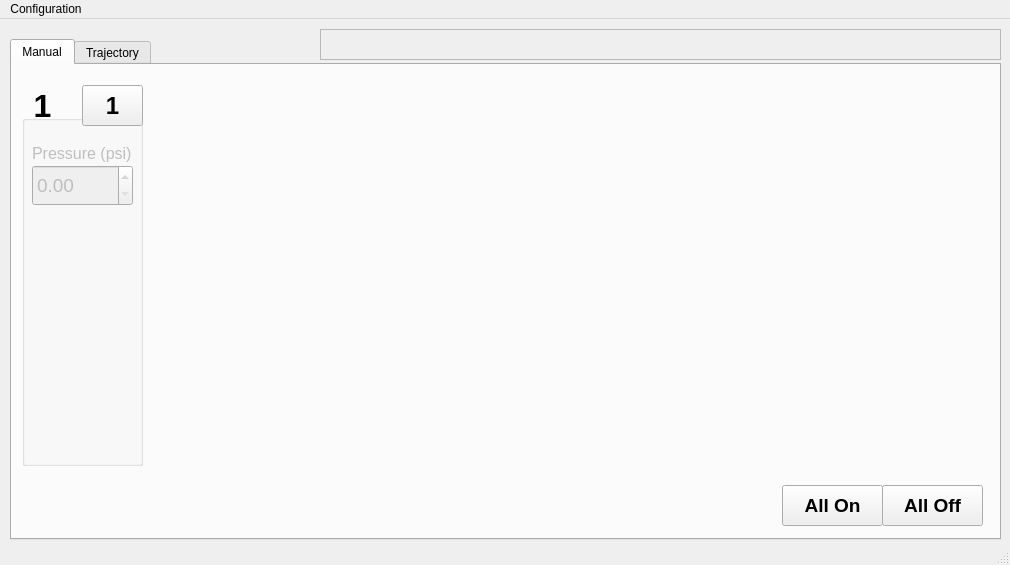
<?xml version="1.0" encoding="UTF-8"?>
<ui version="4.0">
 <class>MainWindow</class>
 <widget class="QMainWindow" name="MainWindow">
  <property name="geometry">
   <rect>
    <x>0</x>
    <y>0</y>
    <width>1010</width>
    <height>565</height>
   </rect>
  </property>
  <property name="windowTitle">
   <string>MainWindow</string>
  </property>
  <property name="toolButtonStyle">
   <enum>Qt::ToolButtonTextBesideIcon</enum>
  </property>
  <property name="documentMode">
   <bool>false</bool>
  </property>
  <property name="tabShape">
   <enum>QTabWidget::Rounded</enum>
  </property>
  <property name="unifiedTitleAndToolBarOnMac">
   <bool>false</bool>
  </property>
  <widget class="QWidget" name="centralwidget">
   <widget class="QTabWidget" name="tabWidget">
    <property name="geometry">
     <rect>
      <x>10</x>
      <y>20</y>
      <width>991</width>
      <height>501</height>
     </rect>
    </property>
    <property name="currentIndex">
     <number>0</number>
    </property>
    <widget class="QWidget" name="ManualControl">
     <attribute name="title">
      <string>Manual</string>
     </attribute>
     <widget class="QToolButton" name="allOn">
      <property name="enabled">
       <bool>true</bool>
      </property>
      <property name="geometry">
       <rect>
        <x>770</x>
        <y>420</y>
        <width>101</width>
        <height>41</height>
       </rect>
      </property>
      <property name="font">
       <font>
        <pointsize>14</pointsize>
        <weight>75</weight>
        <bold>true</bold>
       </font>
      </property>
      <property name="text">
       <string>All On</string>
      </property>
      <property name="icon">
       <iconset theme="system-shutdown">
        <normaloff>.</normaloff>.</iconset>
      </property>
      <property name="iconSize">
       <size>
        <width>16</width>
        <height>16</height>
       </size>
      </property>
      <property name="checkable">
       <bool>false</bool>
      </property>
      <property name="toolButtonStyle">
       <enum>Qt::ToolButtonTextBesideIcon</enum>
      </property>
     </widget>
     <widget class="QToolButton" name="allOff">
      <property name="enabled">
       <bool>true</bool>
      </property>
      <property name="geometry">
       <rect>
        <x>870</x>
        <y>420</y>
        <width>101</width>
        <height>41</height>
       </rect>
      </property>
      <property name="font">
       <font>
        <pointsize>14</pointsize>
        <weight>75</weight>
        <bold>true</bold>
       </font>
      </property>
      <property name="text">
       <string>All Off</string>
      </property>
      <property name="icon">
       <iconset theme="system-shutdown">
        <normaloff>.</normaloff>.</iconset>
      </property>
      <property name="iconSize">
       <size>
        <width>16</width>
        <height>16</height>
       </size>
      </property>
      <property name="checkable">
       <bool>false</bool>
      </property>
      <property name="toolButtonStyle">
       <enum>Qt::ToolButtonTextBesideIcon</enum>
      </property>
     </widget>
     <widget class="QGroupBox" name="group1">
      <property name="enabled">
       <bool>false</bool>
      </property>
      <property name="geometry">
       <rect>
        <x>10</x>
        <y>50</y>
        <width>121</width>
        <height>351</height>
       </rect>
      </property>
      <property name="title">
       <string notr="true"/>
      </property>
      <property name="checkable">
       <bool>false</bool>
      </property>
      <widget class="QDoubleSpinBox" name="pressureDisplay1">
       <property name="geometry">
        <rect>
         <x>10</x>
         <y>50</y>
         <width>101</width>
         <height>41</height>
        </rect>
       </property>
       <property name="font">
        <font>
         <pointsize>14</pointsize>
        </font>
       </property>
      </widget>
      <widget class="QLabel" name="pressureLabel1">
       <property name="geometry">
        <rect>
         <x>10</x>
         <y>30</y>
         <width>101</width>
         <height>17</height>
        </rect>
       </property>
       <property name="font">
        <font>
         <pointsize>12</pointsize>
        </font>
       </property>
       <property name="text">
        <string>Pressure (psi)</string>
       </property>
      </widget>
      <widget class="QwtSlider" name="pressureSlider1">
       <property name="geometry">
        <rect>
         <x>20</x>
         <y>100</y>
         <width>71</width>
         <height>241</height>
        </rect>
       </property>
       <property name="font">
        <font>
         <pointsize>12</pointsize>
        </font>
       </property>
      </widget>
     </widget>
     <widget class="QToolButton" name="chanOnOff1">
      <property name="enabled">
       <bool>true</bool>
      </property>
      <property name="geometry">
       <rect>
        <x>70</x>
        <y>20</y>
        <width>61</width>
        <height>41</height>
       </rect>
      </property>
      <property name="font">
       <font>
        <pointsize>18</pointsize>
        <weight>75</weight>
        <bold>true</bold>
       </font>
      </property>
      <property name="layoutDirection">
       <enum>Qt::LeftToRight</enum>
      </property>
      <property name="text">
       <string>1</string>
      </property>
      <property name="icon">
       <iconset theme="system-shutdown">
        <normaloff>.</normaloff>.</iconset>
      </property>
      <property name="iconSize">
       <size>
        <width>16</width>
        <height>16</height>
       </size>
      </property>
      <property name="checkable">
       <bool>true</bool>
      </property>
      <property name="popupMode">
       <enum>QToolButton::DelayedPopup</enum>
      </property>
      <property name="toolButtonStyle">
       <enum>Qt::ToolButtonIconOnly</enum>
      </property>
      <property name="autoRaise">
       <bool>false</bool>
      </property>
     </widget>
     <widget class="QLabel" name="chanLabel1">
      <property name="geometry">
       <rect>
        <x>10</x>
        <y>20</y>
        <width>41</width>
        <height>41</height>
       </rect>
      </property>
      <property name="font">
       <font>
        <pointsize>24</pointsize>
        <weight>75</weight>
        <bold>true</bold>
       </font>
      </property>
      <property name="text">
       <string>1</string>
      </property>
      <property name="alignment">
       <set>Qt::AlignCenter</set>
      </property>
     </widget>
    </widget>
    <widget class="QWidget" name="TrajControl">
     <attribute name="title">
      <string>Trajectory</string>
     </attribute>
     <widget class="QwtPlot" name="trajPlot">
      <property name="geometry">
       <rect>
        <x>170</x>
        <y>50</y>
        <width>801</width>
        <height>351</height>
       </rect>
      </property>
      <property name="font">
       <font>
        <pointsize>12</pointsize>
       </font>
      </property>
      <property name="frameShape">
       <enum>QFrame::NoFrame</enum>
      </property>
      <property name="lineWidth">
       <number>2</number>
      </property>
      <property name="canvasBackground">
       <brush brushstyle="SolidPattern">
        <color alpha="255">
         <red>255</red>
         <green>255</green>
         <blue>255</blue>
        </color>
       </brush>
      </property>
      <property name="autoReplot">
       <bool>true</bool>
      </property>
     </widget>
     <widget class="QToolButton" name="stopTraj">
      <property name="geometry">
       <rect>
        <x>10</x>
        <y>360</y>
        <width>131</width>
        <height>61</height>
       </rect>
      </property>
      <property name="font">
       <font>
        <pointsize>14</pointsize>
        <weight>75</weight>
        <bold>true</bold>
       </font>
      </property>
      <property name="styleSheet">
       <string notr="true">color: rgb(164, 0, 0);</string>
      </property>
      <property name="text">
       <string>Stop</string>
      </property>
      <property name="icon">
       <iconset theme="media-playback-stop">
        <normaloff>.</normaloff>.</iconset>
      </property>
      <property name="iconSize">
       <size>
        <width>64</width>
        <height>64</height>
       </size>
      </property>
      <property name="toolButtonStyle">
       <enum>Qt::ToolButtonTextBesideIcon</enum>
      </property>
     </widget>
     <widget class="QToolButton" name="runTraj">
      <property name="geometry">
       <rect>
        <x>10</x>
        <y>300</y>
        <width>131</width>
        <height>61</height>
       </rect>
      </property>
      <property name="font">
       <font>
        <pointsize>14</pointsize>
        <weight>75</weight>
        <bold>true</bold>
       </font>
      </property>
      <property name="styleSheet">
       <string notr="true">color: rgb(78, 154, 6);</string>
      </property>
      <property name="text">
       <string>Start</string>
      </property>
      <property name="icon">
       <iconset theme="media-playback-start">
        <normaloff>.</normaloff>.</iconset>
      </property>
      <property name="iconSize">
       <size>
        <width>64</width>
        <height>64</height>
       </size>
      </property>
      <property name="toolButtonStyle">
       <enum>Qt::ToolButtonTextBesideIcon</enum>
      </property>
      <property name="autoRaise">
       <bool>false</bool>
      </property>
      <property name="arrowType">
       <enum>Qt::NoArrow</enum>
      </property>
     </widget>
     <widget class="QToolButton" name="loadTraj">
      <property name="enabled">
       <bool>true</bool>
      </property>
      <property name="geometry">
       <rect>
        <x>10</x>
        <y>10</y>
        <width>131</width>
        <height>61</height>
       </rect>
      </property>
      <property name="font">
       <font>
        <pointsize>14</pointsize>
        <weight>75</weight>
        <bold>true</bold>
       </font>
      </property>
      <property name="text">
       <string>Load</string>
      </property>
      <property name="icon">
       <iconset theme="document-open">
        <normaloff>.</normaloff>.</iconset>
      </property>
      <property name="iconSize">
       <size>
        <width>64</width>
        <height>64</height>
       </size>
      </property>
      <property name="toolButtonStyle">
       <enum>Qt::ToolButtonTextBesideIcon</enum>
      </property>
     </widget>
     <widget class="QLabel" name="label">
      <property name="geometry">
       <rect>
        <x>440</x>
        <y>400</y>
        <width>321</width>
        <height>20</height>
       </rect>
      </property>
      <property name="text">
       <string>Time (s)</string>
      </property>
      <property name="alignment">
       <set>Qt::AlignCenter</set>
      </property>
     </widget>
     <widget class="QProgressBar" name="trajProgressBar">
      <property name="geometry">
       <rect>
        <x>220</x>
        <y>440</y>
        <width>751</width>
        <height>23</height>
       </rect>
      </property>
      <property name="value">
       <number>24</number>
      </property>
      <property name="textVisible">
       <bool>true</bool>
      </property>
      <property name="invertedAppearance">
       <bool>false</bool>
      </property>
     </widget>
     <widget class="QCheckBox" name="saveData">
      <property name="geometry">
       <rect>
        <x>10</x>
        <y>440</y>
        <width>131</width>
        <height>23</height>
       </rect>
      </property>
      <property name="font">
       <font>
        <pointsize>14</pointsize>
       </font>
      </property>
      <property name="text">
       <string>Save Data</string>
      </property>
      <property name="icon">
       <iconset theme="document-save"/>
      </property>
      <property name="checked">
       <bool>true</bool>
      </property>
     </widget>
     <widget class="QPlainTextEdit" name="trajNameDisplay">
      <property name="enabled">
       <bool>false</bool>
      </property>
      <property name="geometry">
       <rect>
        <x>150</x>
        <y>10</y>
        <width>821</width>
        <height>31</height>
       </rect>
      </property>
     </widget>
    </widget>
   </widget>
   <widget class="QPlainTextEdit" name="configNameDisplay">
    <property name="enabled">
     <bool>false</bool>
    </property>
    <property name="geometry">
     <rect>
      <x>320</x>
      <y>10</y>
      <width>681</width>
      <height>31</height>
     </rect>
    </property>
   </widget>
  </widget>
  <widget class="QMenuBar" name="menubar">
   <property name="geometry">
    <rect>
     <x>0</x>
     <y>0</y>
     <width>1010</width>
     <height>22</height>
    </rect>
   </property>
   <widget class="QMenu" name="menuMain_Window">
    <property name="title">
     <string>Configuration</string>
    </property>
    <addaction name="actionSave"/>
    <addaction name="actionLoad_Configuration"/>
   </widget>
   <addaction name="menuMain_Window"/>
  </widget>
  <widget class="QStatusBar" name="statusbar"/>
  <action name="actionLoad_Configuration">
   <property name="icon">
    <iconset theme="document-open">
     <normaloff>.</normaloff>.</iconset>
   </property>
   <property name="text">
    <string>Load Config</string>
   </property>
  </action>
  <action name="actionSave">
   <property name="icon">
    <iconset theme="document-new">
     <normaloff>.</normaloff>.</iconset>
   </property>
   <property name="text">
    <string>Build Config</string>
   </property>
  </action>
  <action name="actionLoad_Trajectory">
   <property name="icon">
    <iconset theme="document-open">
     <normaloff>.</normaloff>.</iconset>
   </property>
   <property name="text">
    <string>Load Traj</string>
   </property>
  </action>
 </widget>
 <customwidgets>
  <customwidget>
   <class>QwtPlot</class>
   <extends>QFrame</extends>
   <header>qwt_plot.h</header>
  </customwidget>
  <customwidget>
   <class>QwtSlider</class>
   <extends>QWidget</extends>
   <header>qwt_slider.h</header>
  </customwidget>
 </customwidgets>
 <resources/>
 <connections>
  <connection>
   <sender>chanOnOff1</sender>
   <signal>clicked(bool)</signal>
   <receiver>group1</receiver>
   <slot>setEnabled(bool)</slot>
   <hints>
    <hint type="sourcelabel">
     <x>102</x>
     <y>121</y>
    </hint>
    <hint type="destinationlabel">
     <x>82</x>
     <y>276</y>
    </hint>
   </hints>
  </connection>
 </connections>
</ui>
